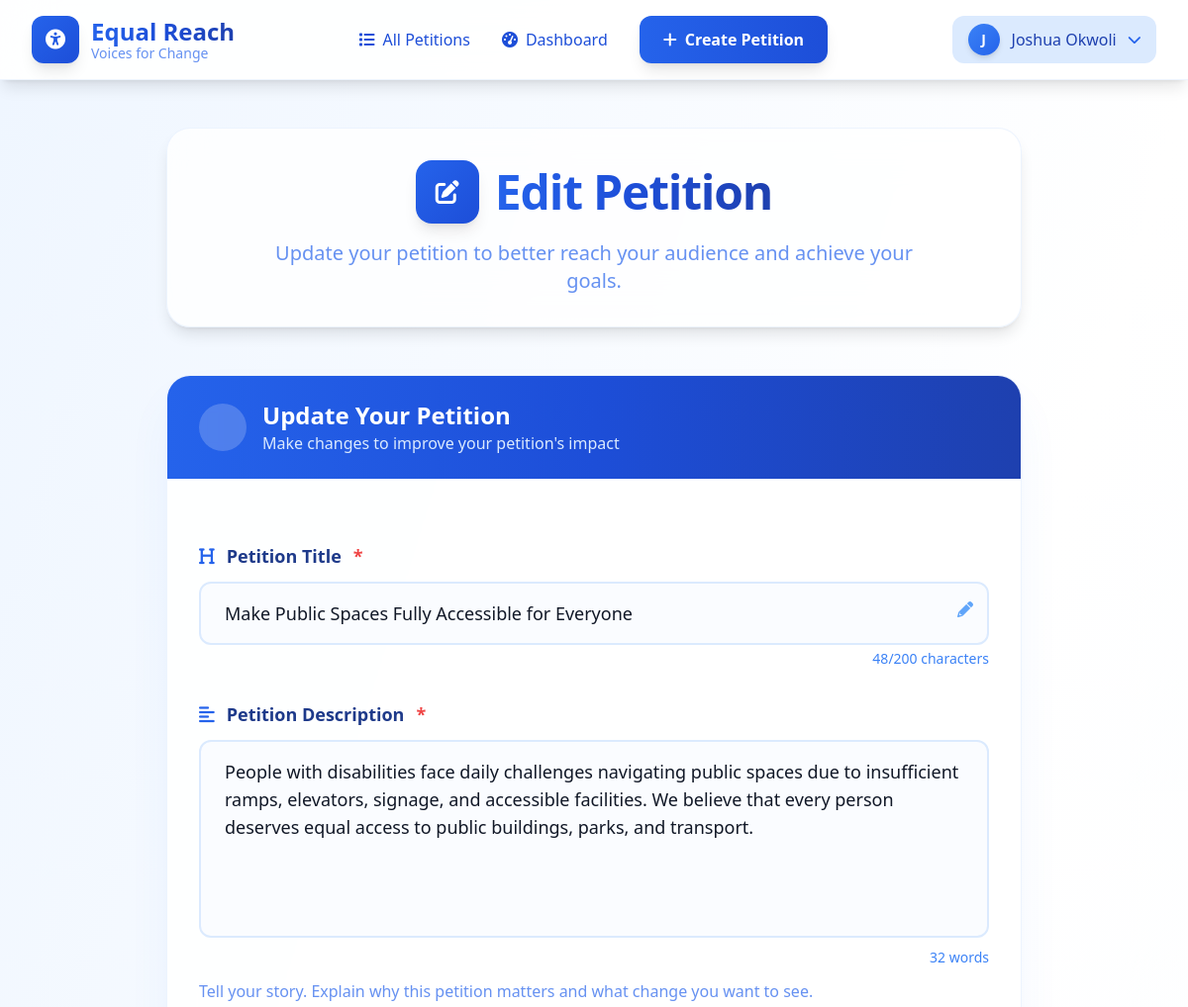
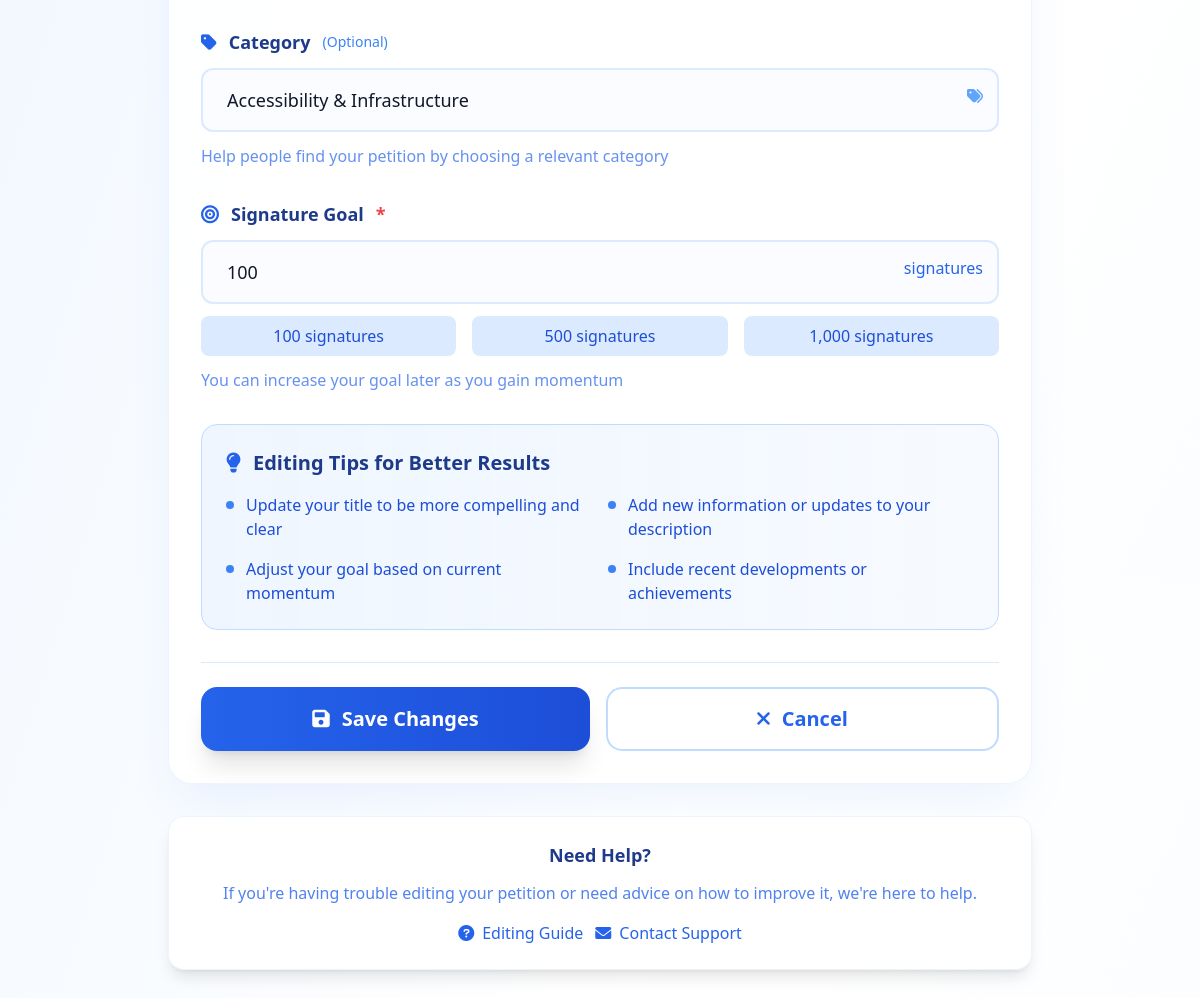
Page /petitions/petition/3/edit/ (signed in) on the committed database (2 pictures, top to bottom).
### petitions/models.py (models this page shows, shortened)
class Petition(models.Model):
    creator = models.ForeignKey(
        settings.AUTH_USER_MODEL, on_delete=models.CASCADE, related_name="petitions"
    )
    title = models.CharField(max_length=200)
    description = models.TextField()
    category = models.CharField(max_length=100, blank=True, null=True)  # optional
    goal = models.PositiveIntegerField(default=100)  # target number of signatures
    created_at = models.DateTimeField(default=timezone.now)
    updated_at = models.DateTimeField(auto_now=True)
    is_active = models.BooleanField(default=True)

### petitions/views.py (the view)
# urls.py: path('petition/<int:petition_id>/edit/', views.edit_petition, name='edit_petition'),
@login_required
def edit_petition(request, petition_id):
    petition = get_object_or_404(Petition, id=petition_id, creator=request.user)
    if request.method == "POST":
        form = PetitionForm(request.POST, instance=petition)
        if form.is_valid():
            form.save()
            messages.success(request, "Petition updated successfully!")
            return redirect("dashboard")  # or redirect to petition detail page
    else:
        form = PetitionForm(instance=petition)
    context = {
        "form": form,
        "petition": petition
    }
    return render(request, "petitions/edit_petition.html", context)

### petitions/forms.py
class PetitionForm(forms.ModelForm):
    class Meta:
        model = Petition
        fields = ['title', 'description', 'category', 'goal']
        widgets = {
            'description': forms.Textarea(attrs={'rows': 5}),
        }

### petitions/templates/petitions/edit_petition.html (shortened to what this page needs)
{% extends "petitions/base.html" %}
{% load widget_tweaks %}
{% block content %}
<div class="min-h-screen bg-gradient-to-br from-blue-50 via-white to-blue-50/30 py-12">
    <div class="max-w-4xl mx-auto px-4">
        <div class="text-center mb-12 bg-white/80 backdrop-blur-xl rounded-3xl p-8 shadow-lg border border-blue-100/50">
            <div class="flex items-center justify-center gap-4 mb-4">
                <div class="w-16 h-16 bg-gradient-to-br from-blue-600 to-blue-700 rounded-2xl flex items-center justify-center shadow-lg animate-float">
                    <i class="fas fa-edit text-white text-2xl"></i>
                </div>
                <h1 class="text-5xl font-black bg-gradient-to-r from-blue-600 via-blue-700 to-blue-800 bg-clip-text text-transparent tracking-tight">
                </h1>
            </div>
            <p class="text-xl text-blue-600/70 font-light max-w-2xl mx-auto">
                Update your petition to better reach your audience and achieve your goals.
            </p>
        </div>
        <div class="bg-white/90 backdrop-blur-xl rounded-3xl shadow-2xl shadow-blue-500/10 border border-blue-100/50 overflow-hidden">
            <div class="bg-gradient-to-r from-blue-600 via-blue-700 to-blue-800 px-8 py-6">
                <div class="flex items-center gap-4 text-white">
                    <div class="w-12 h-12 bg-white/20 backdrop-blur-sm rounded-full flex items-center justify-center">
                    </div>
                    <div>
                        <h2 class="text-2xl font-bold">Update Your Petition</h2>
                        <p class="text-blue-100">Make changes to improve your petition's impact</p>
                    </div>
                </div>
            </div>
            <div class="p-8">
                <form method="POST" class="space-y-8">
                    <div class="space-y-3">
                        <label for="{{ form.title.id_for_label }}" class="flex items-center gap-3 text-lg font-semibold text-blue-900">
                            <i class="fas fa-heading text-blue-600"></i>
                            Petition Title
                            <span class="text-red-500">*</span>
                        </label>
                        <div class="relative">
                            {{ form.title|add_class:"w-full px-6 py-4 text-lg border-2 border-blue-100 rounded-xl bg-blue-50/30 focus:border-blue-500 focus:bg-white focus:ring-4 focus:ring-blue-500/20 transition-all duration-300 placeholder-blue-400" }}
                            <div class="absolute top-4 right-4 text-blue-400">
                                <i class="fas fa-pencil-alt"></i>
                            </div>
                        </div>
                    </div>
                    <div class="space-y-3">
                        <label for="{{ form.description.id_for_label }}" class="flex items-center gap-3 text-lg font-semibold text-blue-900">
                            <i class="fas fa-align-left text-blue-600"></i>
                            Petition Description
                            <span class="text-red-500">*</span>
                        </label>
                        <div class="relative">
                            {{ form.description|add_class:"w-full px-6 py-4 text-lg border-2 border-blue-100 rounded-xl bg-blue-50/30 focus:border-blue-500 focus:bg-white focus:ring-4 focus:ring-blue-500/20 transition-all duration-300 placeholder-blue-400 resize-none min-h-[200px]" }}
                        </div>
                        <p class="text-blue-600/70">Tell your story. Explain why this petition matters and what change you want to see.</p>
                    </div>
                    <div class="space-y-3">
                        <label for="{{ form.category.id_for_label }}" class="flex items-center gap-3 text-lg font-semibold text-blue-900">
                            <i class="fas fa-tag text-blue-600"></i>
                            Category
                            <span class="text-blue-500 text-sm font-normal">(Optional)</span>
                        </label>
                        <div class="relative">
                            {{ form.category|add_class:"w-full px-6 py-4 text-lg border-2 border-blue-100 rounded-xl bg-blue-50/30 focus:border-blue-500 focus:bg-white focus:ring-4 focus:ring-blue-500/20 transition-all duration-300 placeholder-blue-400" }}
                            <div class="absolute top-4 right-4 text-blue-400">
                                <i class="fas fa-tags"></i>
                            </div>
                        </div>
                        <p class="text-blue-600/70">Help people find your petition by choosing a relevant category</p>
                    </div>
                    <div class="space-y-3">
                        <label for="{{ form.goal.id_for_label }}" class="flex items-center gap-3 text-lg font-semibold text-blue-900">
                            <i class="fas fa-bullseye text-blue-600"></i>
                            Signature Goal
                            <span class="text-red-500">*</span>
                        </label>
                        <div class="relative">
                            {{ form.goal|add_class:"w-full px-6 py-4 text-lg border-2 border-blue-100 rounded-xl bg-blue-50/30 focus:border-blue-500 focus:bg-white focus:ring-4 focus:ring-blue-500/20 transition-all duration-300" }}
                            <div class="absolute top-4 right-4 text-blue-600 font-medium">
                                signatures
                            </div>
                        </div>
                        <div class="grid grid-cols-1 md:grid-cols-3 gap-4 mt-4">
                            <button type="button" onclick="document.getElementById('{{ form.goal.id_for_label }}').value = 100"
                                class="px-4 py-2 bg-blue-100 text-blue-700 rounded-lg hover:bg-blue-200 transition-colors duration-200 font-medium">
                                100 signatures
                            </button>
                            <button type="button" onclick="document.getElementById('{{ form.goal.id_for_label }}').value = 500"
                                class="px-4 py-2 bg-blue-100 text-blue-700 rounded-lg hover:bg-blue-200 transition-colors duration-200 font-medium">
                                500 signatures
                            </button>
                            <button type="button" onclick="document.getElementById('{{ form.goal.id_for_label }}').value = 1000"
                                class="px-4 py-2 bg-blue-100 text-blue-700 rounded-lg hover:bg-blue-200 transition-colors duration-200 font-medium">
                                1,000 signatures
                            </button>
                        </div>
                        <p class="text-blue-600/70">You can increase your goal later as you gain momentum</p>
                    </div>
                    <div class="bg-gradient-to-r from-blue-50 to-blue-50/50 rounded-2xl p-6 border border-blue-200">
                        <h3 class="text-xl font-bold text-blue-900 mb-4 flex items-center gap-3">
                            <i class="fas fa-lightbulb text-blue-600"></i>
                            Editing Tips for Better Results
                        </h3>
                        <div class="grid md:grid-cols-2 gap-4 text-blue-700">
                            <div class="flex items-start gap-3">
                                <div class="w-2 h-2 bg-blue-500 rounded-full mt-2 flex-shrink-0"></div>
                                <p>Update your title to be more compelling and clear</p>
                            </div>
                            <div class="flex items-start gap-3">
                                <div class="w-2 h-2 bg-blue-500 rounded-full mt-2 flex-shrink-0"></div>
                                <p>Add new information or updates to your description</p>
                            </div>
                            <div class="flex items-start gap-3">
                                <div class="w-2 h-2 bg-blue-500 rounded-full mt-2 flex-shrink-0"></div>
                                <p>Adjust your goal based on current momentum</p>
                            </div>
                            <div class="flex items-start gap-3">
                                <div class="w-2 h-2 bg-blue-500 rounded-full mt-2 flex-shrink-0"></div>
                                <p>Include recent developments or achievements</p>
                            </div>
                        </div>
                    </div>
                    <div class="flex flex-col sm:flex-row gap-4 pt-6 border-t border-blue-100">
                        <button type="submit"
                            class="flex-1 bg-gradient-to-r from-blue-600 to-blue-700 text-white font-bold py-4 px-8 rounded-2xl text-xl shadow-xl hover:shadow-2xl hover:shadow-blue-500/25 transform hover:-translate-y-1 transition-all duration-300 hover:from-blue-700 hover:to-blue-800 flex items-center justify-center gap-3">
                            <i class="fas fa-save"></i>
                            Save Changes
                        </button>
                        <a href="{% url 'dashboard' %}"
                           class="flex-1 bg-white hover:bg-gray-50 text-blue-600 text-center py-4 px-8 rounded-2xl font-bold text-xl border-2 border-blue-200 hover:border-blue-300 transition-all duration-200 flex items-center justify-center gap-3">
                            <i class="fas fa-times"></i>
                            Cancel
                        </a>
                    </div>
                </form>
            </div>
        </div>
        <div class="text-center mt-8 space-y-4">
            <div class="bg-white/90 backdrop-blur-lg rounded-2xl p-6 shadow-lg border border-blue-100/50">
                <h3 class="text-lg font-semibold text-blue-900 mb-3">Need Help?</h3>
                <p class="text-blue-600/80 mb-4">
                    If you're having trouble editing your petition or need advice on how to improve it, we're here to help.
                </p>
                <div class="flex flex-col sm:flex-row gap-3 justify-center">
                    <a href="#" class="inline-flex items-center gap-2 text-blue-600 hover:text-blue-700 font-medium">
                        <i class="fas fa-question-circle"></i>
                        Editing Guide
                    </a>
                    <a href="#" class="inline-flex items-center gap-2 text-blue-600 hover:text-blue-700 font-medium">
                        <i class="fas fa-envelope"></i>
                        Contact Support
                    </a>
                </div>
            </div>
        </div>
    </div>
</div>
{% endblock %}

### petitions/templates/petitions/base.html (shortened to what this page needs)
{% load static %}
<!DOCTYPE html>
<html lang="en" class="scroll-smooth">
<head>
    <link href="{% static 'css/output.css' %}" rel="stylesheet">
    <script src="https://cdn.tailwindcss.com"></script>
    <link href="https://cdnjs.cloudflare.com/ajax/libs/font-awesome/6.0.0/css/all.min.css" rel="stylesheet">
</head>
<body class="min-h-screen bg-gradient-to-br from-blue-50 via-white to-blue-50/30 text-gray-900">
    <nav class="sticky top-0 z-50 bg-white/90 backdrop-blur-xl border-b border-blue-100/50 shadow-lg">
        <div class="max-w-7xl mx-auto px-4 sm:px-6 lg:px-8">
            <div class="flex justify-between items-center h-20">
                <div class="flex items-center space-x-4">
                    <a href="{% url 'dashboard' %}" class="flex items-center space-x-3 group">
                        <div class="w-12 h-12 bg-gradient-to-br from-blue-600 to-blue-700 rounded-xl flex items-center justify-center shadow-lg group-hover:scale-110 transition-transform duration-300">
                            <i class="fas fa-universal-access text-white text-xl"></i>
                        </div>
                        <div class="hidden sm:block">
                            <h1 class="text-2xl font-black bg-gradient-to-r from-blue-600 via-blue-700 to-blue-800 bg-clip-text text-transparent">
                            </h1>
                            <p class="text-sm text-blue-600/70 font-medium -mt-1">Voices for Change</p>
                        </div>
                    </a>
                </div>
                <div class="hidden lg:flex items-center space-x-8">
                    <a href="{% url 'petitions:petition_list' %}" class="nav-link text-blue-700 hover:text-blue-800 font-medium transition-colors duration-200 relative group">
                        <i class="fas fa-list mr-2"></i>All Petitions
                    </a>
                    {% if user.is_authenticated %}
                        <a href="{% url 'dashboard' %}" class="nav-link text-blue-700 hover:text-blue-800 font-medium transition-colors duration-200 relative group">
                            <i class="fas fa-tachometer-alt mr-2"></i>Dashboard
                        </a>
                        <a href="{% url 'petitions:petition_create' %}" class="bg-gradient-to-r from-blue-600 to-blue-700 text-white px-6 py-3 rounded-xl font-semibold shadow-lg hover:shadow-xl hover:-translate-y-0.5 transition-all duration-300 hover:from-blue-700 hover:to-blue-800">
                            <i class="fas fa-plus mr-2"></i>Create Petition
                        </a>
                    {% endif %}
                </div>
                <div class="flex items-center space-x-4">
                    {% if user.is_authenticated %}
                        <div class="relative group">
                            <button class="flex items-center space-x-3 bg-blue-100 hover:bg-blue-200 px-4 py-2 rounded-xl transition-colors duration-200">
                                <div class="w-8 h-8 bg-gradient-to-br from-blue-500 to-blue-600 rounded-full flex items-center justify-center text-white font-bold text-sm shadow-md">
                                   {{ user.get_full_name.0|upper }}
                                </div>
                                <span class="hidden sm:block font-medium text-blue-800">{{ user.get_full_name|default:user.username }}</span>
                                <i class="fas fa-chevron-down text-blue-600 text-sm group-hover:rotate-180 transition-transform duration-200"></i>
                            </button>
                        </div>
                    {% endif %}
                </div>
            </div>
        </div>
    </nav>
    <main class="flex-grow">
        {% block content %}{% endblock %}
    </main>
</body>
</html>

### petitions/templates/petitions/edit_petition.html (style rules this page uses)
.animate-float { animation: float 3s ease-in-out infinite; }
textarea { min-height: 200px; resize: vertical; }

### petitions/templates/petitions/base.html (style rules this page uses)
.animate-float { animation: float 3s ease-in-out infinite; }

### rows in the picture
Petition: title "Make Public Spaces Fully Accessible for Everyone", description "People with disabilities face daily challenges navigating public spaces due to insufficient ramps, elevators, signage, and accessible facilities. We believe that every person deserves equal access to public buildings, parks, and transport.", category "Accessibility & Infrastructure", goal "100"

### other values in the picture
{{ user.get_full_name.0|upper }} "J"
{{ user.get_full_name|default:user.username }} "Joshua Okwoli"
